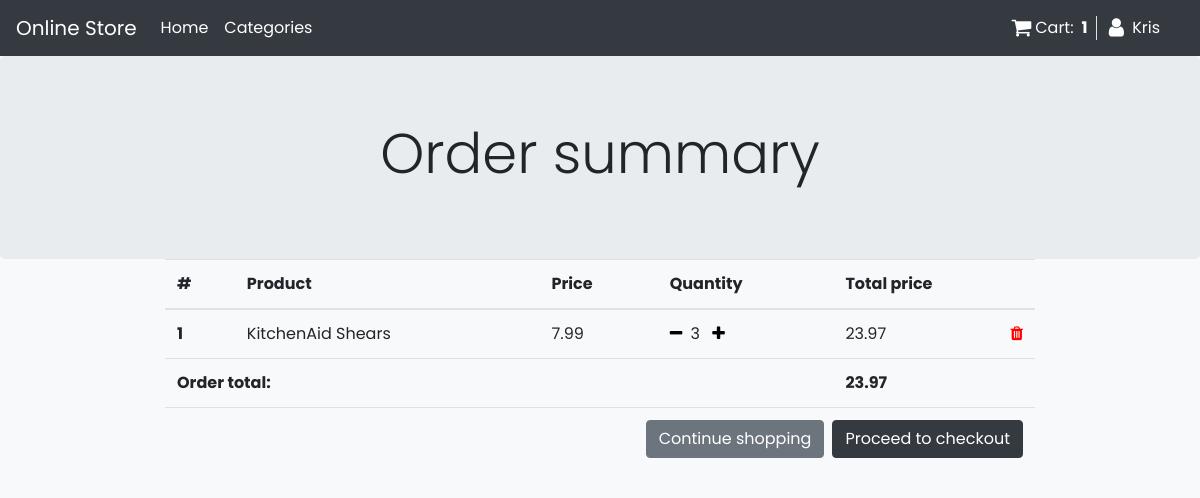
The app's page /order_summary (signed in) with its own data.
### my_store/models.py (models this page shows, shortened)
class Order(models.Model):
    user = models.ForeignKey(User, on_delete=models.CASCADE)
    items = models.ManyToManyField(OrderItem)
    ordered = models.BooleanField(default=False)
    billing_address = models.ForeignKey('BillingAddress', on_delete=models.SET_NULL, blank=True, null=True)
    start_date = models.DateTimeField(auto_now_add=True)
    ordered_date = models.DateTimeField()
    def get_total(self):
        total = 0
        for order_item in self.items.all():
            total = total + order_item.get_total_price()
        return total

class OrderItem(models.Model):
    user = models.ForeignKey(User, on_delete=models.CASCADE)
    item = models.ForeignKey(Product, on_delete=models.CASCADE)
    quantity = models.IntegerField(default=1)
    ordered = models.BooleanField(default=False)
    def get_total_price(self):
        return self.item.price * self.quantity

class Product(models.Model):
    name = models.CharField(max_length=120)
    in_stock = models.IntegerField(null=True, blank=True)
    price = models.DecimalField(max_digits=10, decimal_places=2)
    description = models.TextField(blank=True, null=True)
    image = models.ImageField(blank=True, null=True)
    brand = models.CharField(max_length=50, blank=True, null=True)
    category = models.ForeignKey(
        'Category',
        on_delete=models.DO_NOTHING,
    )

### my_store/views.py (the view)
# urls.py: path('order_summary', views.OrderSummary.as_view(), name='order_summary'),
class OrderSummary(LoginRequiredMixin, View):
    def get(self, *args, **kwargs):
        try:
            order = Order.objects.get(user=self.request.user, ordered=False)
            context = {
                'order': order
            }
            return render(self.request, 'order_summary.html', context)
        except ObjectDoesNotExist:
            messages.error(self.request, 'You dont have an order')
            return render(self.request, 'order_summary.html', {})

### my_store/templatetags/cart_template_tag.py (called while the page is built)
@register.filter
def cart_item_count(user):
    if user.is_authenticated:
        qs = Order.objects.filter(user=user, ordered=False)
        if qs.exists():
            return qs[0].items.count()
    return 0

### my_store/templates/order_summary.html (shortened to what this page needs)
{% extends 'base.html' %}
{% block header %}Order summary {% endblock %}
{% block content %}
<div class="container-fluid">
    <div class="row justify-content-center">
        <div class="col-lg-9">
            <table class="table">
                <thead>
                <tr>
                    <th scope="col">#</th>
                    <th scope="col">Product</th>
                    <th scope="col">Price</th>
                    <th scope="col">Quantity</th>
                    <th scope="col">Total price</th>
                </tr>
                </thead>
                <tbody>
                {% for order_item in order.items.all %}
                <tr>
                    <th scope="row">{{ forloop.counter }}</th>
                    <td>{{ order_item.item.name }}</td>
                    <td>{{ order_item.item.price }}</td>
                    <td>
                        <a href="{% url 'remove_single_item_from_cart' order_item.item.pk %}"><i class="fa fa-minus mr-1" style="color: black;" aria-hidden="true"></i></a>
                        {{ order_item.quantity }}
                        <a href="{% url 'add_single_item_to_cart' order_item.item.pk %}"><i class="fa fa-plus ml-2" style="color: black;" aria-hidden="true"></i></a>
                    </td>
                    <td>{{ order_item.get_total_price }}<a class="float-right" href="{% url 'remove_from_cart' order_item.item.pk %}"><i class="fa fa-trash" style="color: red;" aria-hidden="true"></i></a></td>
                </tr>
                {% endfor %}
                {% if order.get_total %}
                <tr>
                    <td colspan="4" class="font-weight-bold">Order total:</td>
                    <td class="font-weight-bold">{{order.get_total}}</td>
                </tr>
                <tr>
                    <td colspan="5">
                        <a class="btn btn-dark float-right ml-2" href="{% url 'checkout' %}">Proceed to checkout</a>
                        <a class="btn btn-secondary float-right" href="{% url 'products' %}">Continue shopping</a>
                    </td>
                </tr>
                {% endif %}
                </tbody>
            </table>
        </div>
    </div>
</div>
{% endblock %}

### my_store/templates/base.html (shortened to what this page needs)
<!DOCTYPE html>
<html lang="en">
{% load static %}
{% load cart_template_tag %}
<head>
    <link rel="stylesheet" href="https://cdn.jsdelivr.net/npm/bootstrap@4.6.0/dist/css/bootstrap.min.css">
    <link rel="stylesheet" href="https://cdnjs.cloudflare.com/ajax/libs/font-awesome/4.7.0/css/font-awesome.min.css">
    <link rel="stylesheet" href="{% static 'my_store/css/stylesheet.css' %}">
</head>
<nav class="navbar navbar-expand-lg navbar-dark bg-dark">
    <a class="navbar-brand" href="{% url 'products' %}">Online Store</a>
    <div class="navbar-collapse collapse" id="navbarSupportedContent">
        <ul class="navbar-nav ">
            <li class="nav-item active">
                <a class="nav-link " href="{% url 'products' %}">Home <span class="sr-only">(current)</span></a>
            </li>
        </ul>
        <ul class="navbar-nav mr-auto">
            <li class="nav-item dropdown">
                <a class="nav-link active" href="#" id="navbarDropdown" role="button" data-toggle="dropdown" aria-haspopup="true" aria-expanded="false">
                    Categories
                </a>
            </li>
        </ul>
        <ul class="navbar-nav ">
            <li class="nav-item ">
                <div class="border-right">
                    <a class="text-white mr-2" href="{% url 'order_summary' %}">
                     <i class="fa fa-shopping-cart fa-lg mr-1 " aria-hidden="true"></i>Cart:
                        <div class="font-weight-bold float-right mr-2">
                            {{ request.user | cart_item_count }}
                        </div>
                    </a>
                </div>
            </li>
        </ul>
        {% if user.is_authenticated %}
        <ul class="navbar-nav">
            <li class="nav-item dropdown  ml-1">
                <a class="nav-link text-white" href="#" id="UserDropdown" role="button" data-toggle="dropdown">
                    <i class="fa fa-user fa-lg mr-1" aria-hidden="true"></i>
                    {{ user | title }}
                </a>
            </li>
        </ul>
        {% endif %}
    </div>
</nav>
<div class="jumbotron mb-0 " style="text-align: center;">
        <div class="container">
            <h1 class="display-4">
                {% block header %}{% endblock %}
            </h1>
        </div>
</div>
<body class="bg-light" style="">
{% block content %}
{% endblock %}
</body>
</body>
</html>

### my_store/templates/base.html (style rules this page uses)
body { font-family: 'Poppins', sans-serif; }

### records on screen
OrderItem: item.name "KitchenAid Shears", item.price "7.99", quantity "3", get_total_price "23.97"
Order: get_total "23.97"

### other values on screen
{{ request.user | cart_item_count }} "1"
{{ user | title }} "Kris"
